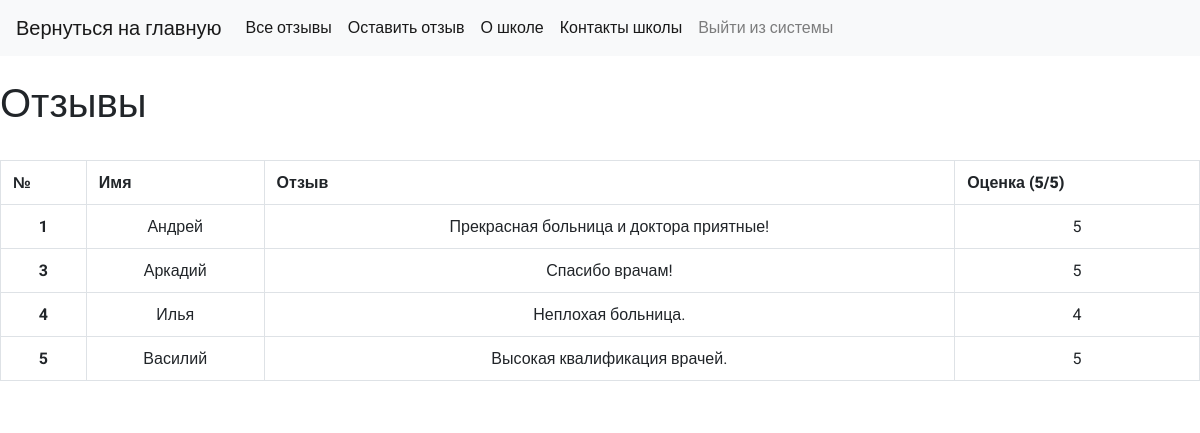
Page /files/feedback.php on the committed database.
### tables this page shows
CREATE TABLE `otz` (
  `id` int(20) UNSIGNED NOT NULL,
  `name` text NOT NULL,
  `review` text NOT NULL,
  `mark` int(2) NOT NULL
);

### files/feedback.php (the view, shortened to what this page needs)
<html>
<head>
<link rel="stylesheet" href="https://maxcdn.bootstrapcdn.com/bootstrap/4.0.0/css/bootstrap.min.css"
</head>
<link  rel="stylesheet" href="./style.css">
<body class="b1">
<body>
  <nav class="navbar navbar-expand-lg navbar-light bg-light">
  <a class="navbar-brand" href="menu.php">Вернуться на главную</a>
  <div class="collapse navbar-collapse" id="navbarNavDropdown">
    <ul class="navbar-nav">
      <li class="nav-item active">
        <a class="nav-link" href="feedback.php">Все отзывы <span class="sr-only">(current)</span></a>
      </li>
      <li class="nav-item active">
        <a class="nav-link" href="add_review.php">Оставить отзыв <span class="sr-only">(current)</span></a>
      </li>
      <li class="nav-item active">
        <a class="nav-link" href="about.php">О школе</a>
      </li>
      <li class="nav-item active">
        <a class="nav-link" href="contacts.php">Контакты школы</a>
      </li>
      <li class="nav-item">
        <a class="nav-link" href="exit.php">Выйти из системы</a>
      </li><br>
    </div>
  </nav> <br>
<h1>Отзывы</h1> <br>
<?php
  $mysql = new mysqli('database', 'root', 'tiger', 'data')
  OR DIE("Ошибка подключения к базе данных");
		$itemstable="otz";
		mysqli_set_charset($mysql,'utf8');
		echo '<center>';
		echo '<table class="table table-bordered"><caption></caption><tr><th><b>№</b></th><th><b>Имя</b></th><th><b>Отзыв</b></th><th><b>Оценка (5/5)</b></th></tr>';
		echo '</center>';
		$query = "SELECT * FROM $itemstable";
		$result = mysqli_query($mysql,$query) or die(mysqli_error());
		 while ($row = mysqli_fetch_array($result))
		{
			echo '<tr align="center">
			<td><b>'.$row[0].'</b></td>
			<td>'.$row[1].'</td>
			<td>'.$row[2].'</td>
			<td>'.$row[3].'</td>';
		}
		?>
</body>
</html>

### files/feedback.php (style rules this page uses)
body { font-family: 'Roboto', sans-serif; }

### rows in the picture
otz: id "1", name "Андрей", review "Прекрасная больница и доктора приятные!", mark "5"
otz: id "3", name "Аркадий", review "Спасибо врачам!", mark "5"
otz: id "4", name "Илья", review "Неплохая больница.", mark "4"
otz: id "5", name "Василий", review "Высокая квалификация врачей.", mark "5"
